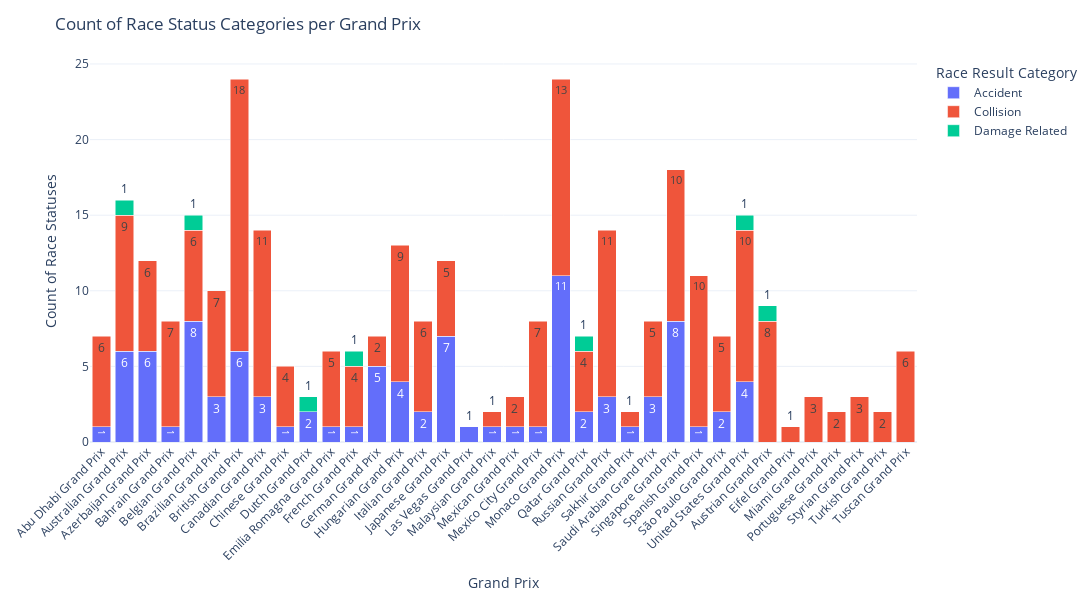

Source (notebook cell):
### Markdown cell above
BAR CHART of Damages Assumed to be caused by Circuit Type

### Code cell
# ---- NEW SECTION: Plot race status counts per Grand Prix (Plotly) ----
import plotly.express as px

# ---- Drop rows based on race_results category ----
# Example: remove all "Finish" and "Behind on Laps" rows
categories_to_drop = ["Other", "Behind on Laps", "Disqualification","Finish","Mechanical or Physical Fault"]
races_with_year_dropped = races_with_year[~races_with_year["race_results"].isin(categories_to_drop)].copy()

if "race_results" in races_with_year_dropped.columns and "race_name" in races_with_year_dropped.columns:
    # Count race result categories per Grand Prix
    status_counts = (
        races_with_year_dropped.groupby(["race_name", "race_results"])
        .size()
        .reset_index(name="count")
    )

    # Create interactive stacked bar chart
    fig = px.bar(
        status_counts,
        x="race_name",
        y="count",
        color="race_results",
        title="Count of Race Status Categories per Grand Prix",
        labels={"race_name": "Grand Prix", "count": "Count of Race Statuses"},
        text="count"
    )

    # Improve layout
    fig.update_layout(
        xaxis_tickangle=-45,
        xaxis_title="Grand Prix",
        yaxis_title="Count of Race Statuses",
        legend_title="Race Result Category",
        barmode="stack",
        width=1100,
        height=600,
        template="plotly_white",
        margin=dict(l=40, r=40, t=60, b=120)
    )

    fig.show()
else:
    print("Cannot plot: missing 'race_results' or 'race_name' column.")

### Figure 1 — Plotly figure (JSON) as saved in the notebook; plotly's stock layout.template omitted (floating-point values rounded to 4 significant figures)
{"data": [{"alignmentgroup": "True", "hovertemplate": "race_results=Accident<br>Grand Prix=%{x}<br>Count of Race Statuses=%{text}<extra></extra>", "legendgroup": "Accident", "marker": {"color": "#636efa", "pattern": {"shape": ""}}, "name": "Accident", "offsetgroup": "Accident", "orientation": "v", "showlegend": true, "text": [1, 6, 6, 1, 8, 3, 6, 3, 1, 2, 1, 1, 5, 4, 2, 7, 1, 1, 1, 1, 11, 2, 3, 1, 3, 8, 1, 2, 4], "textposition": "auto", "type": "bar", "x": ["Abu Dhabi Grand Prix", "Australian Grand Prix", "Azerbaijan Grand Prix", "Bahrain Grand Prix", "Belgian Grand Prix", "Brazilian Grand Prix", "British Grand Prix", "Canadian Grand Prix", "Chinese Grand Prix", "Dutch Grand Prix", "Emilia Romagna Grand Prix", "French Grand Prix", "German Grand Prix", "Hungarian Grand Prix", "Italian Grand Prix", "Japanese Grand Prix", "Las Vegas Grand Prix", "Malaysian Grand Prix", "Mexican Grand Prix", "Mexico City Grand Prix", "Monaco Grand Prix", "Qatar Grand Prix", "Russian Grand Prix", "Sakhir Grand Prix", "Saudi Arabian Grand Prix", "Singapore Grand Prix", "Spanish Grand Prix", "São Paulo Grand Prix", "United States Grand Prix"], "xaxis": "x", "y": [1, 6, 6, 1, 8, 3, 6, 3, 1, 2, 1, 1, 5, 4, 2, 7, 1, 1, 1, 1, 11, 2, 3, 1, 3, 8, 1, 2, 4], "yaxis": "y"}, {"alignmentgroup": "True", "hovertemplate": "race_results=Collision<br>Grand Prix=%{x}<br>Count of Race Statuses=%{text}<extra></extra>", "legendgroup": "Collision", "marker": {"color": "#EF553B", "pattern": {"shape": ""}}, "name": "Collision", "offsetgroup": "Collision", "orientation": "v", "showlegend": true, "text": [6, 9, 8, 6, 7, 6, 7, 18, 11, 4, 1, 5, 4, 2, 9, 6, 5, 1, 2, 7, 3, 13, 2, 4, 11, 1, 5, 10, 10, 3, 5, 2, 6, 10], "textposition": "auto", "type": "bar", "x": ["Abu Dhabi Grand Prix", "Australian Grand Prix", "Austrian Grand Prix", "Azerbaijan Grand Prix", "Bahrain Grand Prix", "Belgian Grand Prix", "Brazilian Grand Prix", "British Grand Prix", "Canadian Grand Prix", "Chinese Grand Prix", "Eifel Grand Prix", "Emilia Romagna Grand Prix", "French Grand Prix", "German Grand Prix", "Hungarian Grand Prix", "Italian Grand Prix", "Japanese Grand Prix", "Malaysian Grand Prix", "Mexican Grand Prix", "Mexico City Grand Prix", "Miami Grand Prix", "Monaco Grand Prix", "Portuguese Grand Prix", "Qatar Grand Prix", "Russian Grand Prix", "Sakhir Grand Prix", "Saudi Arabian Grand Prix", "Singapore Grand Prix", "Spanish Grand Prix", "Styrian Grand Prix", "São Paulo Grand Prix", "Turkish Grand Prix", "Tuscan Grand Prix", "United States Grand Prix"], "xaxis": "x", "y": [6, 9, 8, 6, 7, 6, 7, 18, 11, 4, 1, 5, 4, 2, 9, 6, 5, 1, 2, 7, 3, 13, 2, 4, 11, 1, 5, 10, 10, 3, 5, 2, 6, 10], "yaxis": "y"}, {"alignmentgroup": "True", "hovertemplate": "race_results=Damage Related<br>Grand Prix=%{x}<br>Count of Race Statuses=%{text}<extra></extra>", "legendgroup": "Damage Related", "marker": {"color": "#00cc96", "pattern": {"shape": ""}}, "name": "Damage Related", "offsetgroup": "Damage Related", "orientation": "v", "showlegend": true, "text": [1, 1, 1, 1, 1, 1, 1], "textposition": "auto", "type": "bar", "x": ["Australian Grand Prix", "Austrian Grand Prix", "Belgian Grand Prix", "Dutch Grand Prix", "French Grand Prix", "Qatar Grand Prix", "United States Grand Prix"], "xaxis": "x", "y": [1, 1, 1, 1, 1, 1, 1], "yaxis": "y"}], "layout": {"barmode": "stack", "height": 600, "legend": {"title": {"text": "Race Result Category"}, "tracegroupgap": 0}, "margin": {"b": 120, "l": 40, "r": 40, "t": 60}, "title": {"text": "Count of Race Status Categories per Grand Prix"}, "width": 1100, "xaxis": {"anchor": "y", "domain": [0, 1], "tickangle": -45, "title": {"text": "Grand Prix"}}, "yaxis": {"anchor": "x", "domain": [0, 1], "title": {"text": "Count of Race Statuses"}}}}
